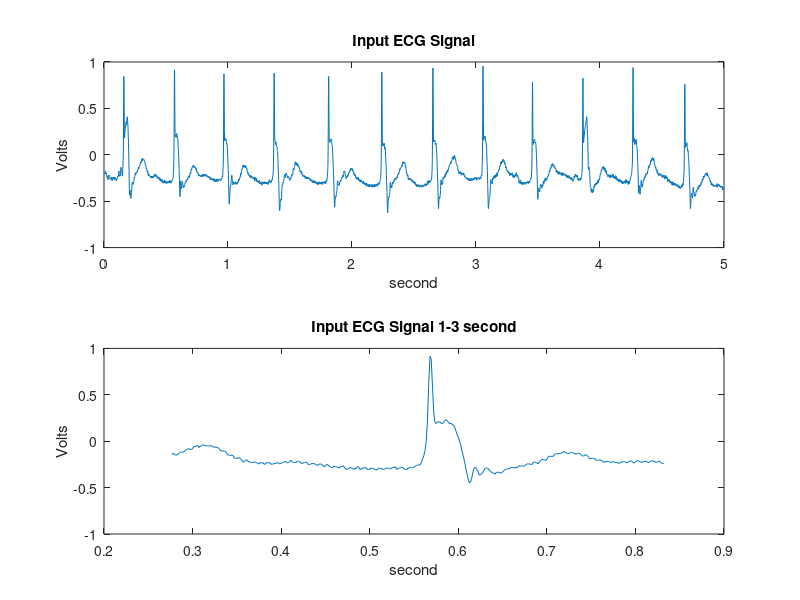
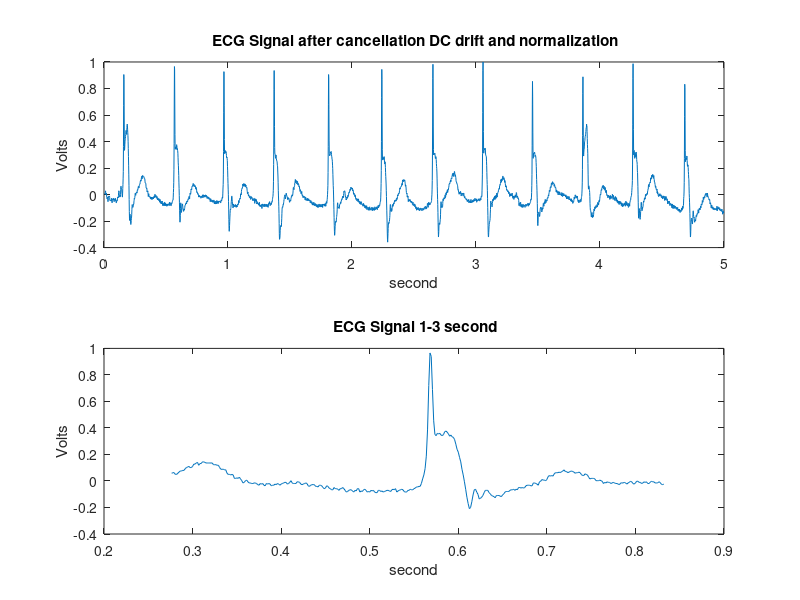
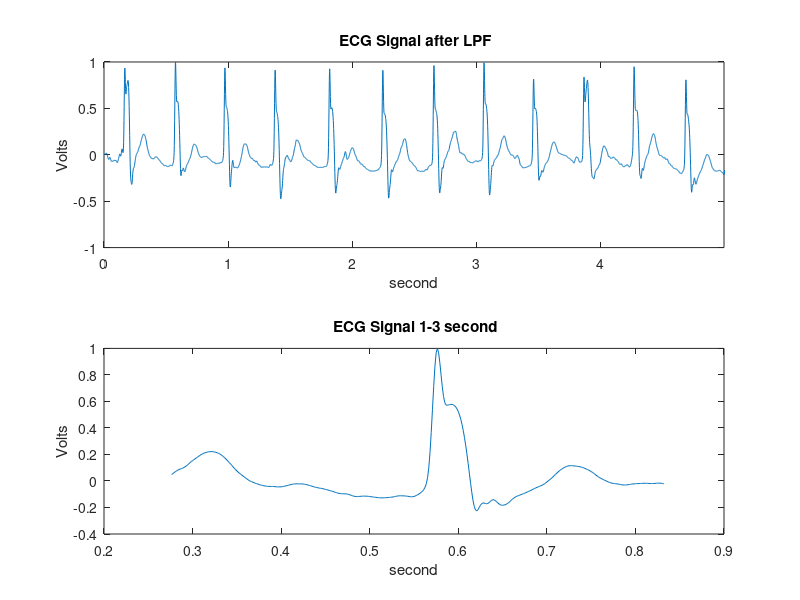
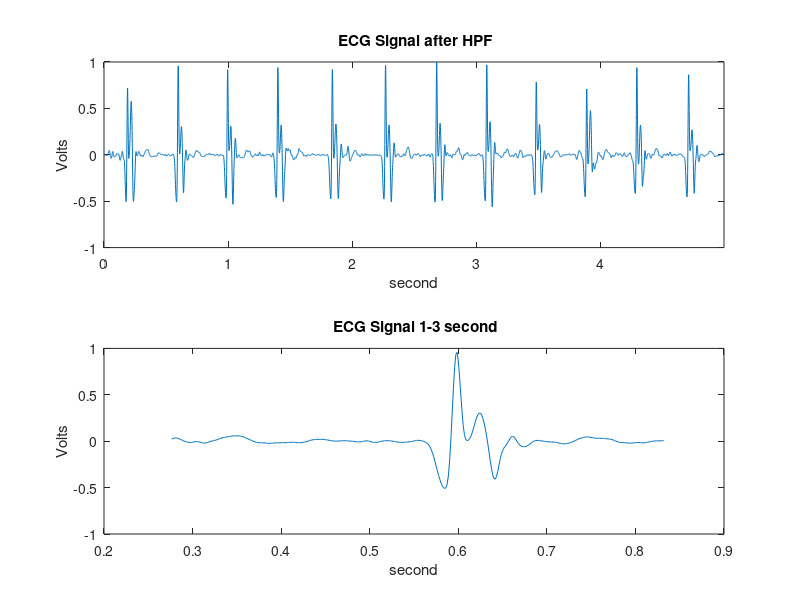

MATLAB code to generate these figures, in order:
% QRS Detection Example
% shows the effect of each filter according to Pan-Tompkins algorithm.
% Note that, the decision algorithm is different then the mentioned algorithm.
% by Faruk UYSAL
clc
clear all
close all
% fid=fopen('aami3am_std.dat','r');
% ecg=fread(fid,65211,'uint16')';
% x1 = load('ecg3.dat'); % load the ECG signal from the file
% fs = 200; % Sampling rate
% load('aami3am.mat');
% x1 = ecg;
% x1 = val;
x1 = csvread('102_values.csv');
x1 = x1'
fs = 720;
N = length (x1); % Signal length
t = [0:N-1]/fs; % time index

figure(1)
subplot(2,1,1)
plot(t,x1)
xlabel('second');ylabel('Volts');title('Input ECG Signal')
subplot(2,1,2)
plot(t(200:600),x1(200:600))
xlabel('second');ylabel('Volts');title('Input ECG Signal 1-3 second')
%   xlim([1 3]);


x1 = x1 - mean (x1 );    % cancel DC conponents
x1 = x1/ max( abs(x1 )); % normalize to one

figure(2)
subplot(2,1,1)
plot(t,x1)
xlabel('second');ylabel('Volts');title(' ECG Signal after cancellation DC drift and normalization')
subplot(2,1,2)
plot(t(200:600),x1(200:600))
xlabel('second');ylabel('Volts');title(' ECG Signal 1-3 second')
%   xlim([1 3]);


% LPF (1-z^-6)^2/(1-z^-1)^2
b=[1 0 0 0 0 0 -2 0 0 0 0 0 1];
a=[1 -2 1];


h_LP=filter(b,a,[1 zeros(1,12)]); % transfer function of LPF

x2 = conv (x1 ,h_LP);
%x2 = x2 (6+[1: N]); %cancle delay
x2 = x2/ max( abs(x2 )); % normalize , for convenience .

figure(3)
subplot(2,1,1)
plot([0:length(x2)-1]/fs,x2)
xlabel('second');ylabel('Volts');title(' ECG Signal after LPF')
xlim([0 max(t)])
subplot(2,1,2)
plot(t(200:600),x2(200:600))
xlabel('second');ylabel('Volts');title(' ECG Signal 1-3 second')
%   xlim([1 3]);


% HPF = Allpass-(Lowpass) = z^-16-[(1-z^-32)/(1-z^-1)]
b = [-1 0 0 0 0 0 0 0 0 0 0 0 0 0 0 0 32 -32 0 0 0 0 0 0 0 0 0 0 0 0 0 0 1];
a = [1 -1];

h_HP=filter(b,a,[1 zeros(1,32)]); % impulse response iof HPF

x3 = conv (x2 ,h_HP);
%x3 = x3 (16+[1: N]); %cancle delay
x3 = x3/ max( abs(x3 ));

figure(4)
subplot(2,1,1)
plot([0:length(x3)-1]/fs,x3)
xlabel('second');ylabel('Volts');title(' ECG Signal after HPF')
xlim([0 max(t)])
subplot(2,1,2)
plot(t(200:600),x3(200:600))
xlabel('second');ylabel('Volts');title(' ECG Signal 1-3 second')
%   xlim([1 3]);


% Make impulse response
h = [-1 -2 0 2 1]/8;
% Apply filter
x4 = conv (x3 ,h);
x4 = x4 (2+[1: N]);
x4 = x4/ max( abs(x4 ));

figure(5)
subplot(2,1,1)
plot([0:length(x4)-1]/fs,x4)
xlabel('second');ylabel('Volts');title(' ECG Signal after Derivative')
subplot(2,1,2)
plot(t(200:600),x4(200:600))
xlabel('second');ylabel('Volts');title(' ECG Signal 1-3 second')
%   xlim([1 3]);


x5 = x4 .^2;
x5 = x5/ max( abs(x5 ));
figure(6)
subplot(2,1,1)
plot([0:length(x5)-1]/fs,x5)
xlabel('second');ylabel('Volts');title(' ECG Signal Squarting')
subplot(2,1,2)
plot(t(200:600),x5(200:600))
xlabel('second');ylabel('Volts');title(' ECG Signal 1-3 second')
%   xlim([1 3]);


% Make impulse response
h = ones (1 ,31)/31;
Delay = 15; % Delay in samples

% Apply filter
x6 = conv (x5 ,h);
x6 = x6 (15+[1: N]);
x6 = x6/ max( abs(x6 ));

figure(7)
subplot(2,1,1)
plot([0:length(x6)-1]/fs,x6)
xlabel('second');ylabel('Volts');title(' ECG Signal after Averaging')
subplot(2,1,2)
plot(t(200:600),x6(200:600))
xlabel('second');ylabel('Volts');title(' ECG Signal 1-3 second')
%   xlim([1 3]);


max_h = max(x6);
thresh = mean (x6 );
% poss_reg =(x6>thresh*max_h)';
poss_reg =(x6>thresh*max_h);

figure (8)
subplot(2,1,1)
hold on
plot (t(200:600),x1(200:600)/max(x1))
box on
xlabel('second');ylabel('Integrated')
%   xlim([1 3])

subplot(2,1,2)
plot (t(200:600),x6(200:600)/max(x6))
xlabel('second');ylabel('Integrated')
%   xlim([1 3])

left = find(diff([0 poss_reg])==1);
right = find(diff([poss_reg 0])==-1);

left=left-(6+16);  % cancel delay because of LP and HP
right=right-(6+16);% cancel delay because of LP and HP

for i=1:length(left)
    [R_value(i) R_loc(i)] = max( x1(left(i):right(i)) );
    R_loc(i) = R_loc(i)-1+left(i); % add offset
    
    [Q_value(i) Q_loc(i)] = min( x1(left(i):R_loc(i)) );
    Q_loc(i) = Q_loc(i)-1+left(i); % add offset
    
    [S_value(i) S_loc(i)] = min( x1(left(i):right(i)) );
    S_loc(i) = S_loc(i)-1+left(i); % add offset
    
end

% there is no selective wave
Q_loc=Q_loc(find(Q_loc~=0));
R_loc=R_loc(find(R_loc~=0));
S_loc=S_loc(find(S_loc~=0));

figure
subplot(2,1,1)
title('ECG Signal with R points');
plot (t,x1/max(x1) , t(R_loc) ,R_value , 'r^', t(S_loc) ,S_value, '*',t(Q_loc) , Q_value, 'o');
legend('ECG','R','S','Q');
subplot(2,1,2)
plot (t,x1/max(x1) , t(R_loc) ,R_value , 'r^', t(S_loc) ,S_value, '*',t(Q_loc) , Q_value, 'o');
%   xlim([1 3]);
